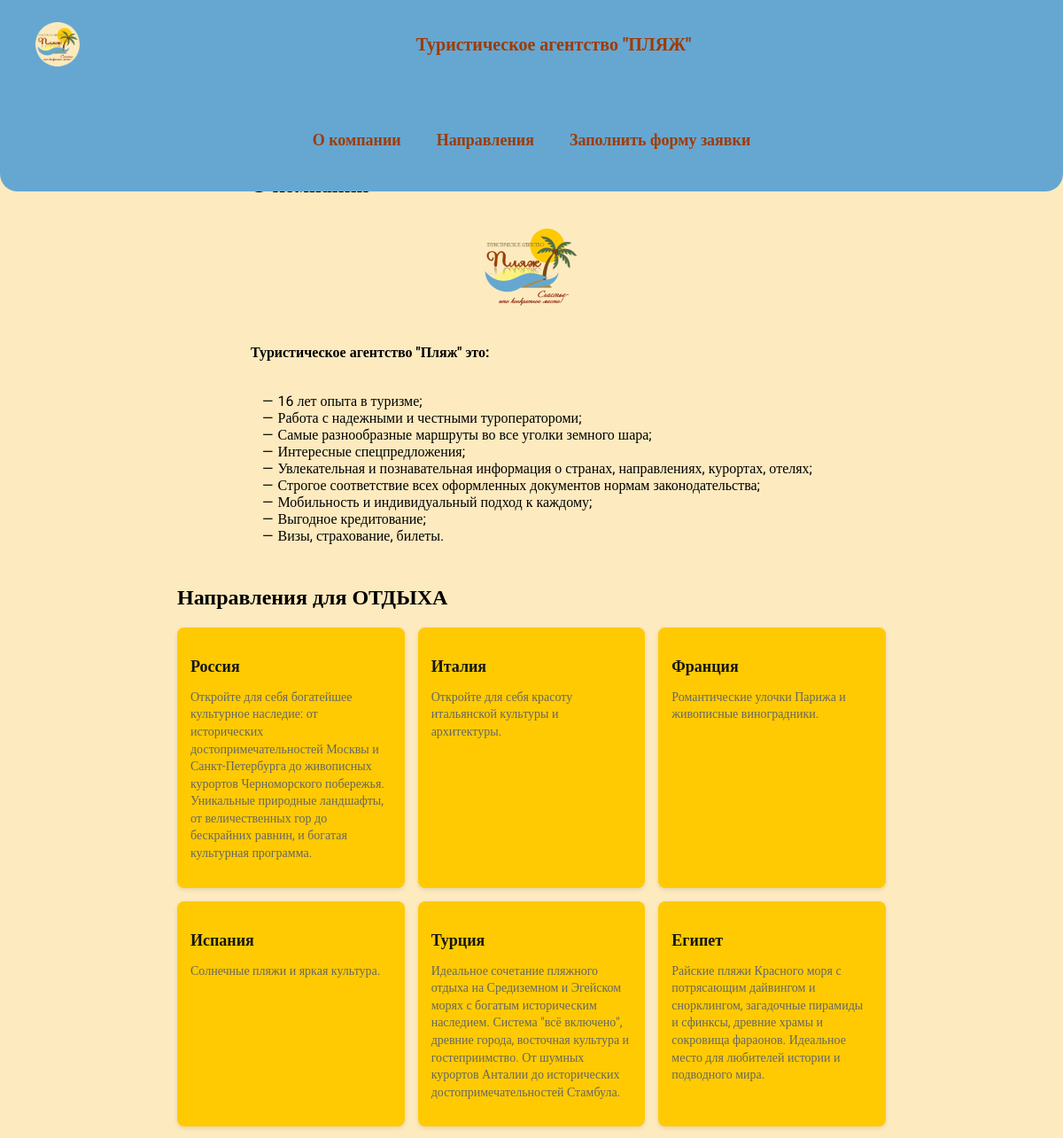
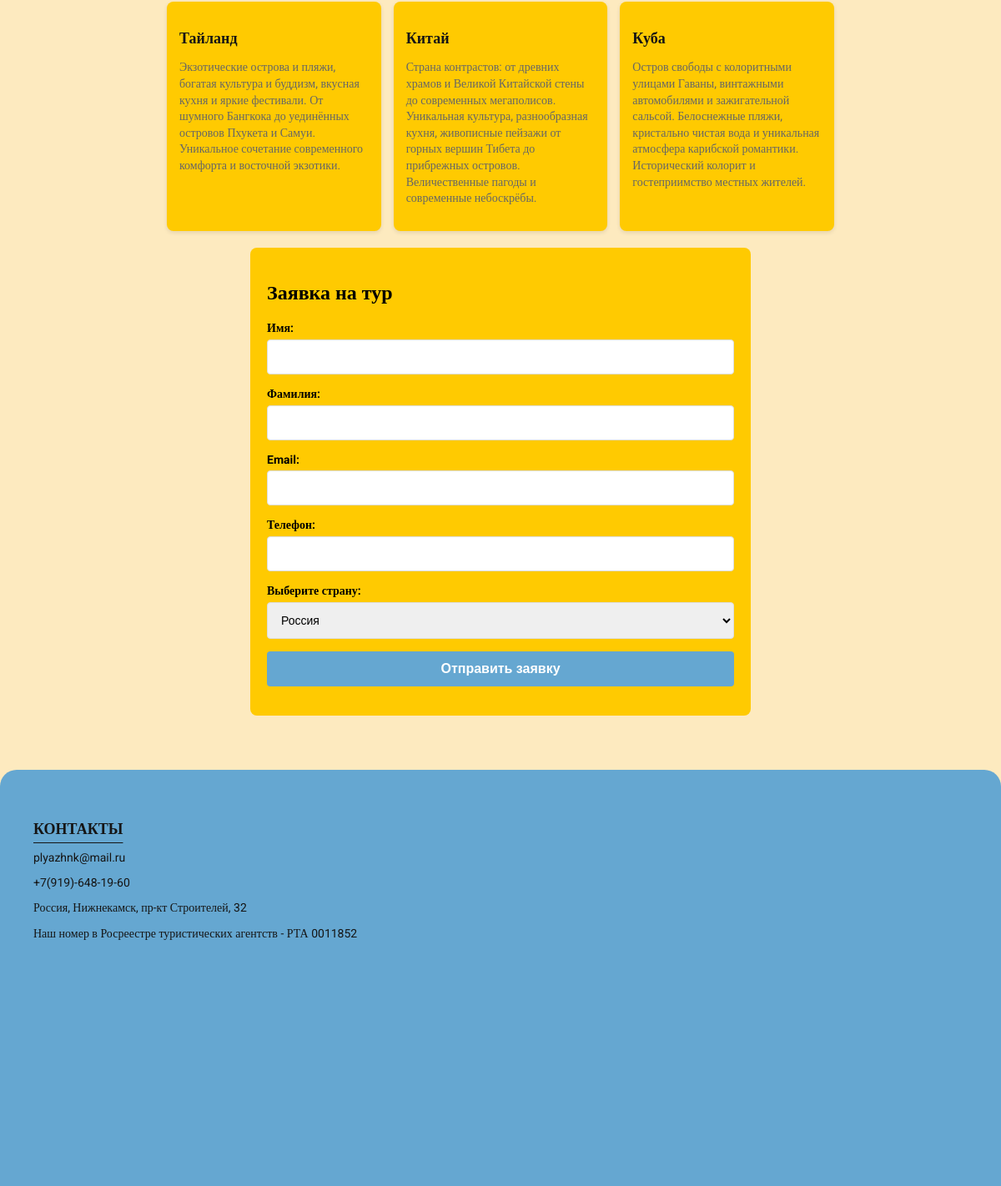
The page / on the database its author committed (2 pictures, top to bottom).
### plyazh_app/models.py (models this page shows, shortened)
class Country(models.Model):
    name = models.CharField(max_length=100)
    description = models.TextField()
    image = models.ImageField(upload_to='countries/')

### plyazh_app/views.py (the view)
# urls.py: path('', views.index, name='index'),
def index(request):
    countries = Country.objects.all()
    return render(request, 'index.html', {'countries': countries})

### templates/index.html (shortened to what this page needs)
<!DOCTYPE html>
<html lang="ru">
<head>
    {% load static %}
    <link rel="stylesheet" href="https://cdnjs.cloudflare.com/ajax/libs/font-awesome/5.15.3/css/all.min.css">
    <link rel="stylesheet" href="{% static 'css/test.css' %}">
</head>
<body>
    <div class="wrapper">
        <header class="page-header">
            <nav class="flex-container">
                <img src="{% static 'images/logo.png' %}" alt="Пляж" class="logo">
                <h1 class="header-title">Туристическое агентство "ПЛЯЖ"</h1>
            </nav>
            <div class="mobile-menu" id="mobileMenu">
                <ul>
                    <p><a href="#about">О компании</a></p>
                    <p><a href="#directions">Направления</a></p>
                    <p><a href="#form" class="btn">Заполнить форму заявки</a></p>
                </ul>
            </div>
        </header>
        <main class="page-main">
            <section id="about">
                <h1>О компании</h1>
                <div class="komp">
                    <img src="{% static 'images/logo.png' %}" alt="ТА Пляж" class="company-logo">
                </div>
                <h2 class="o_komp">Туристическое агентство "Пляж" это:</h2>
                <ul class="o_komp">
                    <li>16 лет опыта в туризме;</li>
                    <li>Работа с надежными и честными туроператороми;</li>
                    <li>Самые разнообразные маршруты во все уголки земного шара;</li>
                    <li>Интересные спецпредложения;</li>
                    <li>Увлекательная и познавательная информация о странах, направлениях, курортах, отелях;</li>
                    <li>Строгое соответствие всех оформленных документов нормам законодательства;</li>
                    <li>Мобильность и индивидуальный подход к каждому;</li>
                    <li>Выгодное кредитование;</li>
                    <li>Визы, страхование, билеты.</li>
                </ul>
            </section>
            <section id="directions">
                <h1>Направления для ОТДЫХА</h1>
                <div class="cards-container">
                    {% for country in countries %}
                    <div class="card" onclick="openModal('{{ country.name }}', '{{ country.image.url }}')">
                        <h3>{{ country.name }}</h3>
                        <p>{{ country.description }}</p>
                    </div>
                    {% endfor %}
                </div>
            </section>
            <div class="form-container" id="form">
                <h2>Заявка на тур</h2>
                <form id="tourForm">
                    <div class="form-group">
                        <label for="name">Имя:</label>
                        <input type="text" id="name" name="name" required>
                    </div>
                    <div class="form-group">
                        <label for="surname">Фамилия:</label>
                        <input type="text" id="surname" name="surname" required>
                    </div>
                    <div class="form-group">
                        <label for="email">Email:</label>
                        <input type="email" id="email" name="email" required>
                    </div>
                    <div class="form-group">
                        <label for="phone">Телефон:</label>
                        <input type="tel" id="phone" name="phone" required>
                    </div>
                    <div class="form-group">
                        <label for="country">Выберите страну:</label>
                        <select id="country" name="country" required>
                            {% for country in countries %}
                            <option value="{{ country.id }}">{{ country.name }}</option>
                            {% endfor %}
                        </select>
                    </div>
                    <div class="form-group">
                        <button type="submit">Отправить заявку</button>
                    </div>
                </form>
            </div>
        </main>
        <footer class="page-footer">
            <section id="contacts">
                <div class="information">
                    <div class="content-inform">
                        <p class="H1">КОНТАКТЫ</p>
                        <div class="H2"><p>plyazhnk@mail.ru</p></div>
                        <div class="H2"><p>+7(919)-648-19-60</p></div>
                        <div class="H2"><p>Россия, Нижнекамск, пр-кт Строителей, 32</p></div>
                        <div class="H2"><p>Наш номер в Росреестре туристических агентств - РТА 0011852</p></div>
                    </div>
                    <div class="map">
                    </div>
                </div>
            </section>
        </footer>
    </div>
</body>
</html>

### static/css/test.css (style rules this page uses)
body { background-color: #FDEABF; font-family: 'Roboto'; margin: 0; padding: 0; font-size: 16px; }
* { box-sizing: border-box; }
.wrapper { display: flex; flex-direction: column; min-height: 100vh; }
.page-header { background-color: #65A7D1; border-radius: 0 0 20px 20px; position: fixed; top: 0; width: 100%; z-index: 1000; }
.flex-container { display: flex; height: 80px; padding: 0 20px; justify-content: space-between; align-items: center; color: #9F3A04; font-weight: bold; }
.logo { height: 50px; width: auto; }
.header-title { font-size: 16px; margin: 0 10px; text-align: center; flex-grow: 1; }
.mobile-menu { display: none; background-color: #65A7D1; padding: 15px; border-radius: 0 0 20px 20px; }
.mobile-menu a { color: #9F3A04; text-decoration: none; font-weight: bold; font-size: 18px; padding: 5px; }
.page-main { flex-grow: 1; margin-top: 60px; display: flex; flex-direction: column; align-items: center; padding: 15px; }
.cards-container { display: grid; grid-template-columns: 1fr; gap: 15px; width: 100%; max-width: 800px; margin: 0 auto; }
.card { border-radius: 8px; padding: 15px; background-color: #FFCA01; box-shadow: 0 2px 5px rgba(0,0,0,0.1); }
.card h3 { margin-bottom: 8px; font-size: 18px; color: #151515; }
.card p { font-size: 14px; color: #666; line-height: 1.4; }
.form-container { background-color: #FFCA01; padding: 20px; border-radius: 8px; margin: 20px 0; width: 100%; max-width: 600px; }
.form-group { margin-bottom: 15px; }
label { display: block; margin-bottom: 5px; font-weight: bold; font-size: 14px; }
input, select { width: 100%; padding: 12px; border: 1px solid #ddd; border-radius: 4px; font-size: 14px; }
button { background-color: #65A7D1; color: white; padding: 12px 20px; border: none; border-radius: 4px; cursor: pointer; font-size: 16px; font-weight: bold; width: 100%; }
.page-footer { background-color: #65A7D1; border-radius: 20px 20px 0 0; margin-top: 30px; }
.information { padding: 20px; }
.content-inform { margin-bottom: 20px; }
.H1 { color: #151515; font-size: 18px; font-weight: bold; text-decoration: underline; text-decoration-color: #151515; text-underline-offset: 10px; margin-top: 20px; margin-bottom: 15px; }
.H2 { color: #151515; margin-bottom: 10px; font-size: 14px; }
.map { width: 100%; height: 240px; margin-bottom: 20px; }
ul { list-style: none; padding-left: 0; }
ul li:before { content: "—"; position: relative; left: -5px; padding-left: 18px; }
.o_komp { padding-top: 10px; padding-bottom: 10px; font-size: 16px; }
.komp { display: flex; justify-content: center; margin: 20px 0; }
.company-logo { max-width: 150px; height: auto; }
@media (min-width: 768px) { .flex-container { height: 100px; padding: 0 40px; } }
@media (min-width: 768px) { .header-title { font-size: 20px; } }
@media (min-width: 768px) { .mobile-menu { display: block !important; background: transparent; padding: 0; } }
@media (min-width: 768px) { .mobile-menu ul { display: flex; justify-content: center; gap: 30px; padding: 15px 0; } }
@media (min-width: 768px) { .page-main { margin-top: 160px; } }
@media (min-width: 768px) { .cards-container { grid-template-columns: repeat(2, 1fr); } }
@media (min-width: 1024px) { .cards-container { grid-template-columns: repeat(3, 1fr); } }
@media (min-width: 1024px) { .information { flex-direction: row; justify-content: space-between; align-items: flex-start; padding: 40px; } }
@media (min-width: 1024px) { .content-inform { max-width: 50%; margin-bottom: 0; } }
@media (min-width: 1024px) { .map { width: 45%; margin-bottom: 0; } }

### rows shown on the page
Country: name "Россия", description "Откройте для себя богатейшее культурное наследие: от исторических достопримечательностей Москвы и Санкт-Петербурга до живописных курортов Черноморского побережья. Уникальные природные ландшафты, от величественных гор до бескрайних равнин, и богатая культурная программа."
Country: name "Италия", description "Откройте для себя красоту итальянской культуры и архитектуры."
Country: name "Франция", description "Романтические улочки Парижа и живописные виноградники."
Country: name "Испания", description "Солнечные пляжи и яркая культура."
Country: name "Турция", description "Идеальное сочетание пляжного отдыха на Средиземном и Эгейском морях с богатым историческим наследием. Система \"всё включено\", древние города, восточная культура и гостеприимство. От шумных курортов Анталии до исторических достопримечательностей Стамбула."
Country: name "Египет", description "Райские пляжи Красного моря с потрясающим дайвингом и снорклингом, загадочные пирамиды и сфинксы, древние храмы и сокровища фараонов. Идеальное место для любителей истории и подводного мира."
Country: name "Тайланд", description "Экзотические острова и пляжи, богатая культура и буддизм, вкусная кухня и яркие фестивали. От шумного Бангкока до уединённых островов Пхукета и Самуи. Уникальное сочетание современного комфорта и восточной экзотики."
Country: name "Китай", description "Страна контрастов: от древних храмов и Великой Китайской стены до современных мегаполисов. Уникальная культура, разнообразная кухня, живописные пейзажи от горных вершин Тибета до прибрежных островов. Величественные пагоды и современные небоскрёбы."
Country: name "Куба", description "Остров свободы с колоритными улицами Гаваны, винтажными автомобилями и зажигательной сальсой. Белоснежные пляжи, кристально чистая вода и уникальная атмосфера карибской романтики. Исторический колорит и гостеприимство местных жителей."

### other values the page prints
form field country "Россия"
